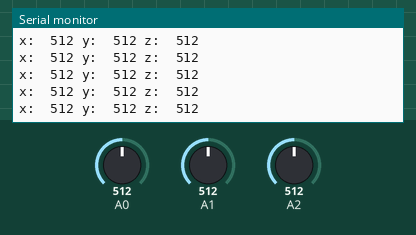
Recording of a sketch running on a simulated Arduino Uno, built with avr-gcc and run on an emulated ATmega328P. Shown: the last lines printed to the serial monitor. The test bench sets the inputs (shaded band); at power-on: A1 = 512, A0 = 512, A2 = 512.

Above: at 1.2 s.
1.3 s: A1 set to 983
At 1.32 s:
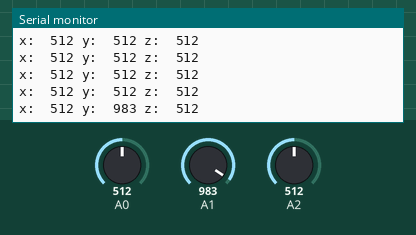
2.8 s: A1 set to 1011
At 2.82 s:
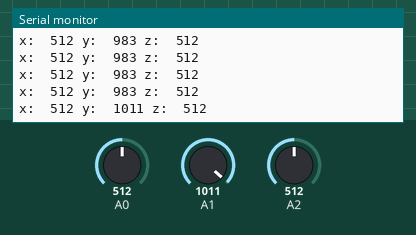
4.3 s: A0 set to 106
At 4.32 s:
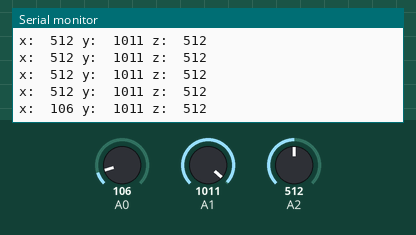
5.8 s: A0 set to 91
At 5.82 s:
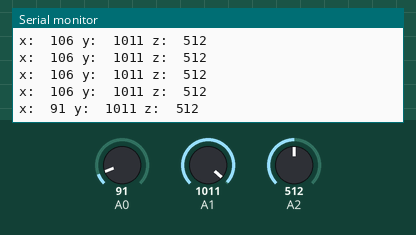
8.8 s: A2 set to 11
At 8.81 s:
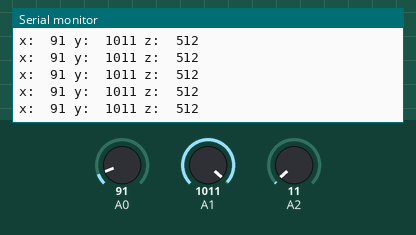
10.3 s: A2 set to 8
At 10.31 s:
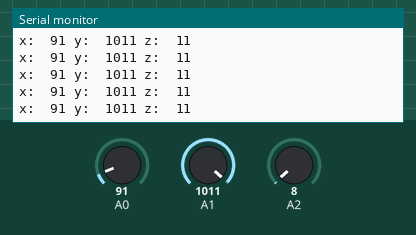
Timing chart, 0 to 12.8 s (numbered marks = the images above; inputs shaded):
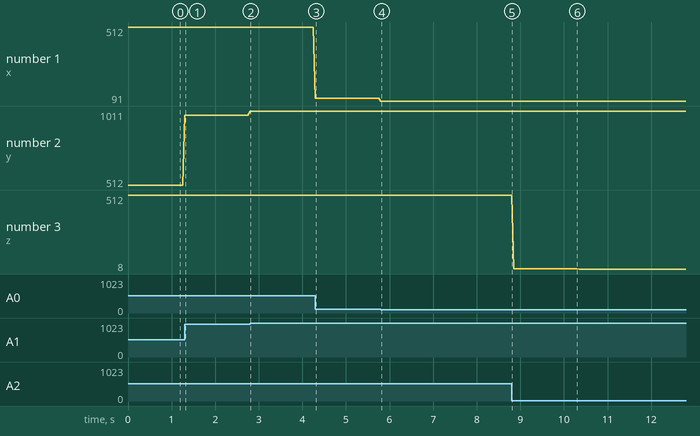

Measured:
- after the input at 1.3 s, the serial monitor: prints a new line at once (image 1)
- after the input at 2.8 s, the serial monitor: prints a new line at once (image 2)
- after the input at 4.3 s, the serial monitor: prints a new line at once (image 3)
- after the input at 5.8 s, the serial monitor: prints a new line at once (image 4)
- plotted number 1: 512 → 106 after the input at 4.3 s, 106 → 91 after the input at 5.8 s
- plotted number 2: 512 → 983 after the input at 1.3 s, 983 → 1011 after the input at 2.8 s
- plotted number 3: 512 → 11 after the input at 8.8 s, 11 → 8 after the input at 10.3 s

The sketch:

adxl335.ino
```cpp
//www.elegoo.com
//2016.06.13

#include "adxl335.h"

static ADXL335 accel;

static void setup()
{
  accel.init(A0, A1, A2);

  Serial.begin(115200);
}

#include "HzLoop.h"

// loop/update frequency, note that delay() is in milliseconds, is gran.u.lar.
static const long hz = 20;

static void loop()
{
   HzLoop hzloop(hz);
   int x, y, z;

   accel.read(x, y, z);

   Serial.print("x:  "); Serial.print(x); Serial.print(" ");
   Serial.print("y:  "); Serial.print(y); Serial.print(" ");
   Serial.print("z:  "); Serial.print(z); Serial.print(" ");

   Serial.println();
}
```

adxl335.h
```cpp
//www.elegoo.com
//2016.06.13

class ADXL335 {
 private:
   int xPin_, yPin_, zPin_;

 public:
   void init(int xPin, int yPin, int zPin)
   {
      pinMode(xPin_ = xPin, INPUT);
      pinMode(yPin_ = yPin, INPUT);
      pinMode(zPin_ = zPin, INPUT);
   }
   double readX() {
      return analogRead(xPin_);
   }
   double readY() {
      return analogRead(yPin_);
   }
   double readZ() {
      return analogRead(zPin_);
   }
   double readX(double &x) {
      return (x = analogRead(xPin_));
   }
   double readY(double &y) {
      return (y = analogRead(yPin_));
   }
   double readZ(double &z) {
      return (z = analogRead(zPin_));
   }
   void read(int &x, int &y, int &z) {
      x = readX();
      y = readY();
      z = readZ();
   }
   void read(double &x, double &y, double &z) {
      x = analogRead(xPin_);
      y = analogRead(yPin_);
      z = analogRead(zPin_);
   }
};
```
